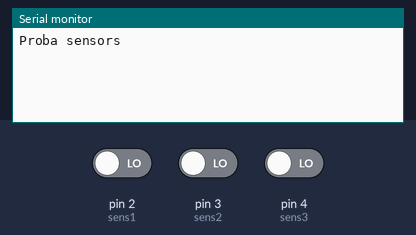
Simulated run of this sketch. Board: Arduino Uno, built with avr-gcc and run on an emulated ATmega328P. Shown: the last lines printed to the serial monitor. The test bench sets the inputs (shaded band); at power-on: pin 2 (sens1) LOW, pin 3 (sens2) LOW, pin 4 (sens3) LOW.

Above: at 1.8 s.
1.9 s: pin 2 (sens1) driven HIGH
At 2.4 s:
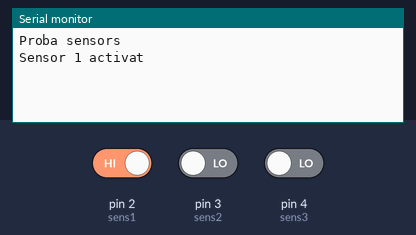
4.0 s: pin 3 (sens2) driven HIGH
At 4.31 s:
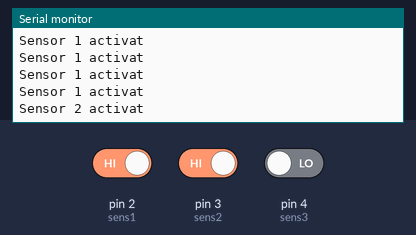
5.5 s: pin 4 (sens3) driven HIGH
At 5.81 s:
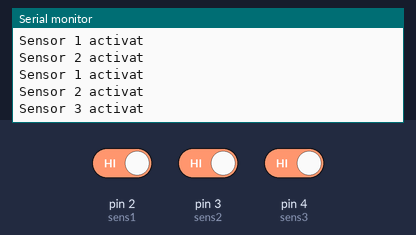
Timing chart, 0 to 8.5 s (numbered marks = the images above; inputs shaded):
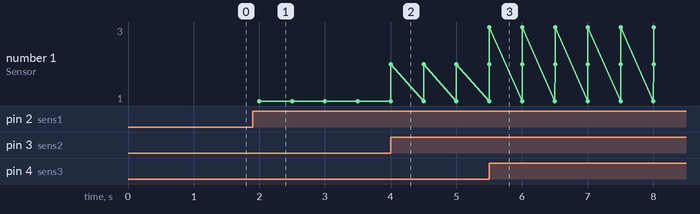

The sketch:

test_sensors_optics.ino
```cpp
#define sens1 2
#define sens2 3
#define sens3 4


void setup()
{
	pinMode(sens1, INPUT);
	pinMode(sens1, INPUT);
	pinMode(sens1, INPUT);
	Serial.begin (115200);
	Serial.println ("Proba sensors");
}


void loop()
{

	if (digitalRead(sens1)) {
		Serial.println ("Sensor 1 activat");
	}

	if (digitalRead(sens2)) {
		Serial.println ("Sensor 2 activat");
	}

	if (digitalRead(sens3)) {
		Serial.println ("Sensor 3 activat");
	}

	delay (500);

}
```

Measured:
- after the input at 1.9 s, the serial monitor: prints a new line after 0.10 s (image 1)
- after the input at 4.0 s, the serial monitor: prints a new line at once (image 2)
- after the input at 5.5 s, the serial monitor: prints a new line at once (image 3)
- plotted number 1: 1 → 2 after the input at 4.0 s, 2 → 3 after the input at 5.5 s
